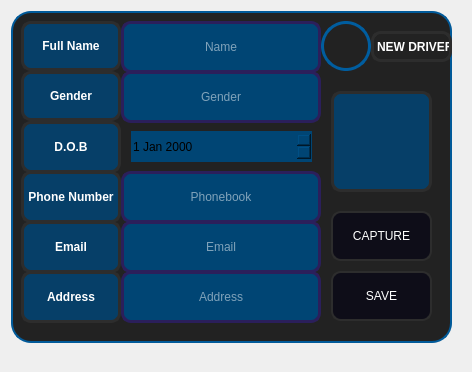
            <widget class="QWidget" name="NewDriver_page">
             <layout class="QVBoxLayout" name="verticalLayout_4">
              <item alignment="Qt::AlignHCenter">
               <widget class="QWidget" name="login_form_widget_2" native="true">
                <property name="enabled">
                 <bool>true</bool>
                </property>
                <property name="minimumSize">
                 <size>
                  <width>450</width>
                  <height>350</height>
                 </size>
                </property>
                <property name="maximumSize">
                 <size>
                  <width>450</width>
                  <height>350</height>
                 </size>
                </property>
                <property name="styleSheet">
                 <string notr="true">border-radius: 20px;
</string>
                </property>
                <widget class="QFrame" name="input_fileds_frame_2">
                 <property name="geometry">
                  <rect>
                   <x>0</x>
                   <y>0</y>
                   <width>441</width>
                   <height>332</height>
                  </rect>
                 </property>
                 <property name="styleSheet">
                  <string notr="true">QFrame{
	background-color: rgb(34, 34, 34);
	color: rgb(255, 255, 255);
	border: 2px solid rgb(1, 90, 153);
}
QLineEdit {
	border: 2px solid rgb(0, 93, 159);
	border-radius: 10px;
	padding: 15px;
	background-color: rgb(0, 69, 116);
	color: rgb(255, 255, 255);
}
QLineEdit:hover {
	border: 2px solid rgb(0, 66, 124);
}
QLineEdit:focus {
	border: 2px solid rgb(206, 206, 206);
	color: rgb(200, 200, 200);
}
QPushButton {
	border: 2px solid rgb(45, 45, 45);
	border-radius: 10px;
	padding: 15px;
	background-color:rgb(14, 13, 24);
	color: rgb(255, 255, 255);
}
QPushButton:hover {
	border: 2px solid rgb(0, 66, 124);
}
QLabel{
	border:3px solid  rgb(45, 45, 45);
	border-radius: 10px;
	
	background-color: rgb(6, 63, 104);
}
QCheckBox{
	color: rgb(255, 255, 255);
	padding: 10px;
}
QCheckBox::indicator {
    border: 3px solid rgb(0, 93, 159);
	width: 20px;
	height: 20px;
	border-radius: 10px;
    background:rgb(0, 0, 0);
}
QCheckBox::indicator:hover {
    border: 3px solid rgb(255, 255, 255);
}
QCheckBox::indicator:checked {
    background: 3px solid rgb(34, 34, 34);
	background-image: url(:/icons/icons/cil-check.png);
}</string>
                 </property>
                 <property name="frameShape">
                  <enum>QFrame::StyledPanel</enum>
                 </property>
                 <property name="frameShadow">
                  <enum>QFrame::Raised</enum>
                 </property>
                 <widget class="QLabel" name="label_8">
                  <property name="geometry">
                   <rect>
                    <x>10</x>
                    <y>10</y>
                    <width>100</width>
                    <height>50</height>
                   </rect>
                  </property>
                  <property name="minimumSize">
                   <size>
                    <width>100</width>
                    <height>50</height>
                   </size>
                  </property>
                  <property name="font">
                   <font>
                    <weight>75</weight>
                    <bold>true</bold>
                   </font>
                  </property>
                  <property name="styleSheet">
                   <string notr="true"/>
                  </property>
                  <property name="text">
                   <string>Full Name</string>
                  </property>
                  <property name="alignment">
                   <set>Qt::AlignCenter</set>
                  </property>
                 </widget>
                 <widget class="QLineEdit" name="lineEdit_3">
                  <property name="geometry">
                   <rect>
                    <x>110</x>
                    <y>10</y>
                    <width>200</width>
                    <height>52</height>
                   </rect>
                  </property>
                  <property name="minimumSize">
                   <size>
                    <width>200</width>
                    <height>50</height>
                   </size>
                  </property>
                  <property name="maximumSize">
                   <size>
                    <width>200</width>
                    <height>16777215</height>
                   </size>
                  </property>
                  <property name="styleSheet">
                   <string notr="true">border:3px solid  rgb(43, 31, 91);
border-radius: 10px;</string>
                  </property>
                  <property name="alignment">
                   <set>Qt::AlignCenter</set>
                  </property>
                  <property name="placeholderText">
                   <string>Name</string>
                  </property>
                 </widget>
                 <widget class="QLabel" name="label_9">
                  <property name="geometry">
                   <rect>
                    <x>10</x>
                    <y>60</y>
                    <width>100</width>
                    <height>50</height>
                   </rect>
                  </property>
                  <property name="minimumSize">
                   <size>
                    <width>100</width>
                    <height>50</height>
                   </size>
                  </property>
                  <property name="font">
                   <font>
                    <weight>75</weight>
                    <bold>true</bold>
                   </font>
                  </property>
                  <property name="styleSheet">
                   <string notr="true"/>
                  </property>
                  <property name="text">
                   <string>Gender</string>
                  </property>
                  <property name="alignment">
                   <set>Qt::AlignCenter</set>
                  </property>
                 </widget>
                 <widget class="QLineEdit" name="lineEdit_4">
                  <property name="geometry">
                   <rect>
                    <x>110</x>
                    <y>60</y>
                    <width>200</width>
                    <height>52</height>
                   </rect>
                  </property>
                  <property name="minimumSize">
                   <size>
                    <width>200</width>
                    <height>50</height>
                   </size>
                  </property>
                  <property name="maximumSize">
                   <size>
                    <width>200</width>
                    <height>16777215</height>
                   </size>
                  </property>
                  <property name="styleSheet">
                   <string notr="true">border:3px solid  rgb(43, 31, 91);
border-radius: 10px;</string>
                  </property>
                  <property name="echoMode">
                   <enum>QLineEdit::Normal</enum>
                  </property>
                  <property name="alignment">
                   <set>Qt::AlignCenter</set>
                  </property>
                  <property name="placeholderText">
                   <string>Gender</string>
                  </property>
                 </widget>
                 <widget class="QPushButton" name="btnSaveDriver">
                  <property name="geometry">
                   <rect>
                    <x>320</x>
                    <y>260</y>
                    <width>101</width>
                    <height>50</height>
                   </rect>
                  </property>
                  <property name="minimumSize">
                   <size>
                    <width>0</width>
                    <height>50</height>
                   </size>
                  </property>
                  <property name="maximumSize">
                   <size>
                    <width>200</width>
                    <height>16777215</height>
                   </size>
                  </property>
                  <property name="text">
                   <string>SAVE</string>
                  </property>
                 </widget>
                 <widget class="QFrame" name="profile_icon_frame_2">
                  <property name="geometry">
                   <rect>
                    <x>310</x>
                    <y>10</y>
                    <width>50</width>
                    <height>50</height>
                   </rect>
                  </property>
                  <property name="minimumSize">
                   <size>
                    <width>50</width>
                    <height>50</height>
                   </size>
                  </property>
                  <property name="maximumSize">
                   <size>
                    <width>50</width>
                    <height>50</height>
                   </size>
                  </property>
                  <property name="styleSheet">
                   <string notr="true">image: url(:/icons/icons/cil-user-follow.png);
background-color: rgb(34, 34, 34);
border-radius: 25px;
border: 3px solid rgb(0, 93, 159);</string>
                  </property>
                  <property name="frameShape">
                   <enum>QFrame::StyledPanel</enum>
                  </property>
                  <property name="frameShadow">
                   <enum>QFrame::Raised</enum>
                  </property>
                 </widget>
                 <widget class="QLabel" name="label_10">
                  <property name="geometry">
                   <rect>
                    <x>10</x>
                    <y>110</y>
                    <width>100</width>
                    <height>52</height>
                   </rect>
                  </property>
                  <property name="minimumSize">
                   <size>
                    <width>100</width>
                    <height>50</height>
                   </size>
                  </property>
                  <property name="font">
                   <font>
                    <weight>75</weight>
                    <bold>true</bold>
                   </font>
                  </property>
                  <property name="styleSheet">
                   <string notr="true"/>
                  </property>
                  <property name="text">
                   <string>D.O.B</string>
                  </property>
                  <property name="alignment">
                   <set>Qt::AlignCenter</set>
                  </property>
                 </widget>
                 <widget class="QLineEdit" name="driverphoneNum">
                  <property name="geometry">
                   <rect>
                    <x>110</x>
                    <y>160</y>
                    <width>200</width>
                    <height>52</height>
                   </rect>
                  </property>
                  <property name="minimumSize">
                   <size>
                    <width>200</width>
                    <height>50</height>
                   </size>
                  </property>
                  <property name="maximumSize">
                   <size>
                    <width>200</width>
                    <height>16777215</height>
                   </size>
                  </property>
                  <property name="styleSheet">
                   <string notr="true">border:3px solid  rgb(43, 31, 91);
border-radius: 10px;</string>
                  </property>
                  <property name="alignment">
                   <set>Qt::AlignCenter</set>
                  </property>
                  <property name="placeholderText">
                   <string>Phonebook</string>
                  </property>
                 </widget>
                 <widget class="QLabel" name="label_11">
                  <property name="geometry">
                   <rect>
                    <x>10</x>
                    <y>160</y>
                    <width>100</width>
                    <height>52</height>
                   </rect>
                  </property>
                  <property name="minimumSize">
                   <size>
                    <width>100</width>
                    <height>50</height>
                   </size>
                  </property>
                  <property name="font">
                   <font>
                    <weight>75</weight>
                    <bold>true</bold>
                   </font>
                  </property>
                  <property name="styleSheet">
                   <string notr="true"/>
                  </property>
                  <property name="text">
                   <string>Phone Number</string>
                  </property>
                  <property name="alignment">
                   <set>Qt::AlignCenter</set>
                  </property>
                 </widget>
                 <widget class="QLineEdit" name="driverEmail">
                  <property name="geometry">
                   <rect>
                    <x>110</x>
                    <y>210</y>
                    <width>200</width>
                    <height>52</height>
                   </rect>
                  </property>
                  <property name="minimumSize">
                   <size>
                    <width>200</width>
                    <height>50</height>
                   </size>
                  </property>
                  <property name="maximumSize">
                   <size>
                    <width>200</width>
                    <height>16777215</height>
                   </size>
                  </property>
                  <property name="styleSheet">
                   <string notr="true">border:3px solid  rgb(43, 31, 91);
border-radius: 10px;</string>
                  </property>
                  <property name="echoMode">
                   <enum>QLineEdit::Password</enum>
                  </property>
                  <property name="alignment">
                   <set>Qt::AlignCenter</set>
                  </property>
                  <property name="placeholderText">
                   <string>Email</string>
                  </property>
                 </widget>
                 <widget class="QLabel" name="label_12">
                  <property name="geometry">
                   <rect>
                    <x>10</x>
                    <y>210</y>
                    <width>100</width>
                    <height>52</height>
                   </rect>
                  </property>
                  <property name="minimumSize">
                   <size>
                    <width>100</width>
                    <height>50</height>
                   </size>
                  </property>
                  <property name="font">
                   <font>
                    <weight>75</weight>
                    <bold>true</bold>
                   </font>
                  </property>
                  <property name="styleSheet">
                   <string notr="true"/>
                  </property>
                  <property name="text">
                   <string>Email</string>
                  </property>
                  <property name="alignment">
                   <set>Qt::AlignCenter</set>
                  </property>
                 </widget>
                 <widget class="QPushButton" name="btnCaptureDriverPic">
                  <property name="geometry">
                   <rect>
                    <x>320</x>
                    <y>200</y>
                    <width>101</width>
                    <height>50</height>
                   </rect>
                  </property>
                  <property name="minimumSize">
                   <size>
                    <width>0</width>
                    <height>50</height>
                   </size>
                  </property>
                  <property name="maximumSize">
                   <size>
                    <width>200</width>
                    <height>16777215</height>
                   </size>
                  </property>
                  <property name="text">
                   <string>CAPTURE</string>
                  </property>
                 </widget>
                 <widget class="QLabel" name="driverPic">
                  <property name="geometry">
                   <rect>
                    <x>320</x>
                    <y>80</y>
                    <width>101</width>
                    <height>101</height>
                   </rect>
                  </property>
                  <property name="styleSheet">
                   <string notr="true">background:url(:/icons/icons/cil-satelite.png);</string>
                  </property>
                  <property name="text">
                   <string/>
                  </property>
                 </widget>
                 <widget class="QLabel" name="label_37">
                  <property name="geometry">
                   <rect>
                    <x>10</x>
                    <y>260</y>
                    <width>100</width>
                    <height>52</height>
                   </rect>
                  </property>
                  <property name="minimumSize">
                   <size>
                    <width>100</width>
                    <height>50</height>
                   </size>
                  </property>
                  <property name="font">
                   <font>
                    <weight>75</weight>
                    <bold>true</bold>
                   </font>
                  </property>
                  <property name="styleSheet">
                   <string notr="true"/>
                  </property>
                  <property name="text">
                   <string>Address</string>
                  </property>
                  <property name="alignment">
                   <set>Qt::AlignCenter</set>
                  </property>
                 </widget>
                 <widget class="QLineEdit" name="driverAddress">
                  <property name="geometry">
                   <rect>
                    <x>110</x>
                    <y>260</y>
                    <width>200</width>
                    <height>52</height>
                   </rect>
                  </property>
                  <property name="minimumSize">
                   <size>
                    <width>200</width>
                    <height>50</height>
                   </size>
                  </property>
                  <property name="maximumSize">
                   <size>
                    <width>200</width>
                    <height>16777215</height>
                   </size>
                  </property>
                  <property name="styleSheet">
                   <string notr="true">border:3px solid  rgb(43, 31, 91);
border-radius: 10px;</string>
                  </property>
                  <property name="echoMode">
                   <enum>QLineEdit::Password</enum>
                  </property>
                  <property name="alignment">
                   <set>Qt::AlignCenter</set>
                  </property>
                  <property name="placeholderText">
                   <string>Address</string>
                  </property>
                 </widget>
                 <widget class="QDateEdit" name="dateEdit">
                  <property name="geometry">
                   <rect>
                    <x>120</x>
                    <y>120</y>
                    <width>181</width>
                    <height>31</height>
                   </rect>
                  </property>
                  <property name="styleSheet">
                   <string notr="true">background-color: rgb(0, 69, 116);</string>
                  </property>
                 </widget>
                 <widget class="QLabel" name="label_40">
                  <property name="geometry">
                   <rect>
                    <x>360</x>
                    <y>20</y>
                    <width>81</width>
                    <height>31</height>
                   </rect>
                  </property>
                  <property name="font">
                   <font>
                    <weight>75</weight>
                    <bold>true</bold>
                   </font>
                  </property>
                  <property name="styleSheet">
                   <string notr="true">background-color: rgb(34, 34, 34);</string>
                  </property>
                  <property name="text">
                   <string>NEW DRIVER</string>
                  </property>
                 </widget>
                </widget>
               </widget>
              </item>
             </layout>
            </widget>
